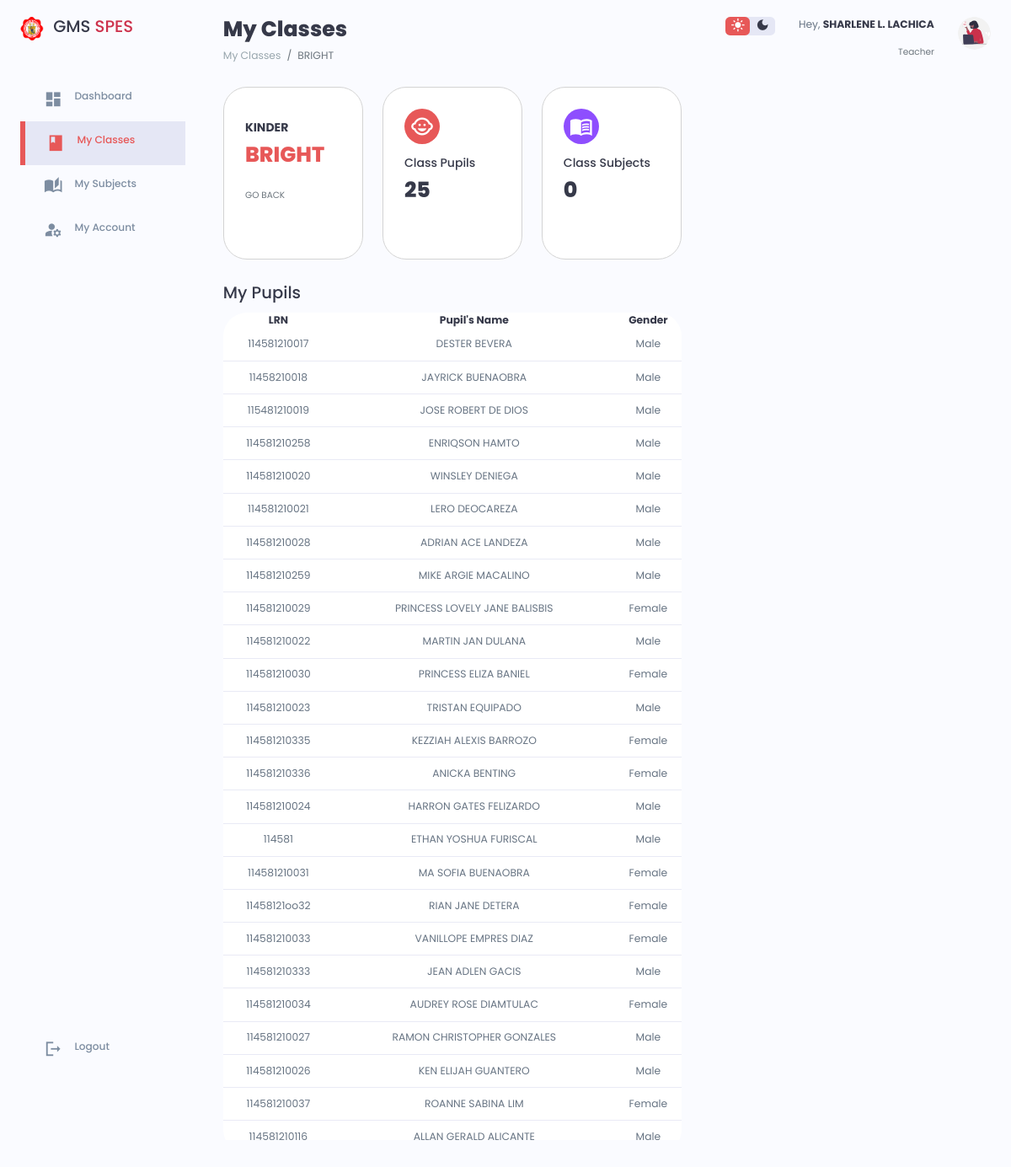
The app's page /teacher/view_section/view_class.php?section_id=13&summary_period=1st_grade (signed in) with its own data.
### tables this page shows
CREATE TABLE `section_tbl` (
  `id` int(255) NOT NULL,
  `gradelevel_id` int(255) DEFAULT NULL,
  `sectionname` varchar(255) DEFAULT NULL,
  `teacher_id` int(255) DEFAULT NULL,
  `is_view_enabled` varchar(255) NOT NULL DEFAULT 'No',
  `view_quarter1` varchar(255) NOT NULL DEFAULT 'No',
  `view_quarter2` varchar(255) NOT NULL DEFAULT 'No',
  `view_quarter3` varchar(255) NOT NULL DEFAULT 'No',
  `view_quarter4` varchar(255) NOT NULL DEFAULT 'No',
  `view_final` varchar(255) NOT NULL DEFAULT 'No',
  `sy` varchar(255) DEFAULT NULL
);

CREATE TABLE `gradelevel_tbl` (
  `id` int(255) NOT NULL,
  `grade` varchar(255) DEFAULT NULL
);

CREATE TABLE `enrollment_tbl` (
  `id` int(255) NOT NULL,
  `student_id` int(255) DEFAULT NULL,
  `schoolyear_id` int(255) DEFAULT NULL,
  `section_id` int(255) DEFAULT NULL,
  `dateofenroll` date DEFAULT NULL,
  `dateofexit` date DEFAULT NULL,
  `status` varchar(255) DEFAULT NULL
);

CREATE TABLE `student_tbl` (
  `id` int(255) NOT NULL,
  `psa` varchar(255) NOT NULL,
  `lrn` varchar(255) NOT NULL,
  `photo` varchar(255) DEFAULT NULL,
  `lastname` varchar(255) NOT NULL,
  `firstname` varchar(255) NOT NULL,
  `middlename` varchar(255) NOT NULL,
  `extension` varchar(255) NOT NULL,
  `birthday` varchar(255) NOT NULL,
  `age` int(255) NOT NULL,
  `sex` varchar(255) NOT NULL,
  `ethnicgroup` varchar(255) NOT NULL,
  `mothertongue` varchar(255) NOT NULL,
  `religion` varchar(255) NOT NULL,
  `modality` varchar(255) NOT NULL,
  `4Ps` varchar(50) DEFAULT NULL,
  `studenttype` varchar(255) NOT NULL,
  `street` varchar(255) DEFAULT NULL,
  `barangay` varchar(255) DEFAULT NULL,
  `municipality` varchar(255) DEFAULT NULL,
  `province` varchar(255) DEFAULT NULL,
  `region` varchar(255) DEFAULT NULL,
  `fname` varchar(255) DEFAULT NULL,
  `feducattain` varchar(255) DEFAULT NULL,
  `femploystatus` varchar(255) DEFAULT NULL,
  `fwfh` varchar(255) DEFAULT NULL,
  `fcontactno` varchar(255) DEFAULT NULL,
  `mname` varchar(255) DEFAULT NULL,
  `meducattain` varchar(255) DEFAULT NULL,
  `memploystatus` varchar(255) DEFAULT NULL,
  `mwfh` varchar(255) DEFAULT NULL,
  `mcontactno` varchar(255) DEFAULT NULL,
  `gname` varchar(255) DEFAULT NULL,
  `geducattain` varchar(255) DEFAULT NULL,
  `gemploystatus` varchar(255) DEFAULT NULL,
  `gwfh` varchar(255) DEFAULT NULL,
  `gcontactno` varchar(255) DEFAULT NULL,
  `grelationship` varchar(255) DEFAULT NULL,
  `optionlrn` varchar(255) DEFAULT NULL,
  `returning` varchar(255) DEFAULT NULL,
  `gradetoenroll` varchar(255) DEFAULT NULL,
  `lastgradecompleted` varchar(255) DEFAULT NULL,
  `lastschoolyearcompleted` varchar(255) DEFAULT NULL,
  `lastschoolattended` varchar(255) DEFAULT NULL,
  `schoolid` int(255) DEFAULT NULL,
  `schooladdress` varchar(255) DEFAULT NULL,
  `schooltype` varchar(255) DEFAULT NULL,
  `schooltoenroll` varchar(255) DEFAULT NULL,
  `schoolid2` int(255) DEFAULT NULL,
  `schooladdress2` varchar(255) DEFAULT NULL,
  `spedneeds` varchar(255) DEFAULT NULL,
  `specifyneeds` varchar(255) DEFAULT NULL,
  `specifyneeds2` varbinary(255) DEFAULT NULL,
  `assistivetech` varchar(255) DEFAULT NULL,
  `specifyassistivetech` varchar(255) DEFAULT NULL,
  `D1` varchar(255) DEFAULT NULL,
  `D2` varchar(255) DEFAULT NULL,
  `D3` varchar(255) DEFAULT NULL,
  `D4` varchar(255) DEFAULT NULL,
  `D5` varchar(255) DEFAULT NULL,
  `D6` varchar(255) DEFAULT NULL,
  `D7` varchar(255) DEFAULT NULL,
  `D8` varchar(255) DEFAULT NULL,
  `Remarks` varchar(255) DEFAULT NULL
);

CREATE TABLE `teacher` (
  `id` int(255) NOT NULL,
  `name` varchar(255) DEFAULT NULL,
  `contactno` varchar(255) DEFAULT NULL,
  `address` varchar(255) DEFAULT NULL,
  `gradetohandle` varchar(100) DEFAULT NULL
);

### teacher/view_section/view_class.php (the view, shortened to what this page needs)
<?php
if (isset($_SESSION['teacherID'])) {
  $teacher_id = $_SESSION['teacherID'];
} else {
  echo "<script>alert('Please relogin Again')</script>";
  echo header("Location: ../../login/login.php");
}
$section_id = $_GET['section_id'];
$con = connection();
$students_list = null;
$sql_enrollment = "SELECT * FROM enrollment_tbl WHERE section_id = '$section_id'";
$enrollment_res = $con->query($sql_enrollment) or die($con->error);
while ($enrollment_row = $enrollment_res->fetch_assoc()) {
  $students_list[] = $enrollment_row;
}
function getStudentData($pupil_id, $type)
{
  $con = connection();
  $sql = "SELECT * FROM `student_tbl` WHERE id = '$pupil_id'";
  $res = $con->query($sql) or die($con->error);
  $row = $res->fetch_assoc();
  if ($row > 0) {
    return $row[$type];
  }
}
function getGradeLevelID($section_id)
{
  $con = connection();
  $sql = "SELECT * FROM section_tbl WHERE id = '$section_id'";
  $res = $con->query($sql) or die($con->error);
  $row = $res->fetch_assoc();
  if ($row > 0) {
    return $row['gradelevel_id'];
  }
}
function getGradeLevel($grd_id)
{
  $con = connection();
  $sql = "SELECT * FROM gradelevel_tbl WHERE id = '$grd_id'";
  $res = $con->query($sql) or die($con->error);
  $row = $res->fetch_assoc();
  if ($row > 0) {
    return $row['grade'];
  }
}
function countSubject($section_id)
{
  $con = connection();
  $sql = "SELECT COUNT(`subject_id`) FROM subject_assigned_section_tbl WHERE section_id = '$section_id'";
  $res = $con->query($sql) or die($con->error);
  $row = $res->fetch_row()[0];
  if ($row > 0 && $row < 10) {
    $tmp = "0{$row}";
    return $tmp;
  } else {
    return $row;
  }
}
function countPupil($section_id)
{
  $con = connection();
  $sql = "SELECT COUNT(`student_id`) FROM enrollment_tbl WHERE section_id = '$section_id'";
  $res = $con->query($sql) or die($con->error);
  $row = $res->fetch_row()[0];
  if ($row > 0 && $row < 10) {
    $tmp = "0{$row}";
    return $tmp;
  } else {
    return $row;
  }
}
function getSectionName($section_id)
{
  $con = connection();
  $sql = "SELECT * FROM section_tbl WHERE id = '$section_id'";
  $res = $con->query($sql) or die($con->error);
  $row = $res->fetch_assoc();
  if ($row > 0) {
    return $row['sectionname'];
  }
}
include '../functions/save_subject_teacher.php';
$sql = "SELECT * FROM `teacher` WHERE `id` = '$teacher_id'";
$teacher_res = $con->query($sql) or die($con->error);
$teacher_row = $teacher_res->fetch_assoc();
?>
<!doctype html>
<html lang="en">
<head>
  <link href="https://cdn.jsdelivr.net/npm/bootstrap@5.2.2/dist/css/bootstrap.min.css" rel="stylesheet">
  <link rel="stylesheet" href="../../css/res-sidenav/respons-side.css">
  <link rel="stylesheet" href="../../css/teacher/teacher.css">
  <link rel="stylesheet" href="../../css/table/table.css">
</head>
<body>
  <div class="main-container">
    <aside>
      <div class="top">
        <div class="logo">
          <img src="../../img/logo/speslogo.png" alt="">
          <h2>GMS <span class="variant">SPES</span></h2>
        </div>
      </div>
      <div class="sidebar">
        <a href="../main_page/dashboard.php">
          <span class="material-icons-sharp">dashboard</span>
          <h3>Dashboard</h3>
        </a>
        <a href="../main_page/myclasses.php" class="active">
          <span class="material-icons-sharp">class</span>
          <h3>My Classes</h3>
        </a>
        <a href="../main_page/mysubjects.php">
          <span class="material-icons-sharp">auto_stories</span>
          <h3>My Subjects</h3>
        </a>
        <a href="../main_page/mysettings.php">
          <span class="material-icons-sharp">manage_accounts</span>
          <h3>My Account</h3>
        </a>
        <form action="../functions/logout.php" method="POST">
          <button type="submit" name="btn-logout">
            <a>
              <span class="material-icons-sharp">logout</span>
              <h3>Logout</h3>
            </a>
          </button>
        </form>
      </div>
    </aside>
    <main>
      <h1>My Classes</h1>
      <nav aria-label="breadcrumb">
        <ol class="breadcrumb">
          <li class="breadcrumb-item"><a href="../main_page/myclasses.php">My Classes</a></li>
          <li class="breadcrumb-item active" aria-current="page"><?php echo getSectionName($section_id) ?></li>
        </ol>
      </nav>
      <div class="insights">
        <div class="class">
          <h3><b><?php echo getGradeLevel(getGradeLevelID($section_id)); ?></b></h3>
          <div class="middle">
            <div class="left">
              <h1 style="color: var(--color-primary);"><?php echo getSectionName($section_id) ?></h1>
            </div>
          </div>
          <a href="../main_page/myclasses.php">
            <small class="text-muted">GO BACK</small>
          </a>
        </div>
        <div class="pupil">
          <span class="material-icons-sharp">child_care</span>
          <div class="middle">
            <div class="left">
              <h3>Class Pupils</h3>
              <h1><?php echo countPupil($section_id) ?></h1>
            </div>
          </div>
          <small class="text-muted">
            <form action="../functions/view/set_view_status.php" method="POST">
              <button type="button" class="btn" data-bs-toggle="modal" data-bs-target="#viewGrades">
              </button>
            </form>
          </small>
        </div>
        <div class="subject">
          <span class="material-icons-sharp">menu_book</span>
          <div class="middle">
            <div class="left">
              <h3>Class Subjects</h3>
              <h1><?php echo countSubject($section_id) ?></h1>
            </div>
          </div>
        </div>
      </div>
      <div class="class-table">
        <h2>My Pupils</h2>
        <table class="table-responsive">
          <thead>
            <tr>
              <th>LRN</th>
              <th>Pupil's Name</th>
              <th>Gender</th>
            </tr>
          </thead>
          <tbody>
            <?php if ($students_list > 0) {
              foreach ($students_list as $student) : ?>
                <tr>
                  <td hidden> <?php echo getStudentData($student['student_id'], 'id'); ?></td>
                  <td><?php echo getStudentData($student['student_id'], 'lrn'); ?></td>
                  <?php
                  $full_name = getStudentData($student['student_id'], 'firstname') . ' ' . getStudentData($student['student_id'], 'lastname');
                  ?>
                  <td><?php echo $full_name; ?></td>
                  <td class=""><?php echo getStudentData($student['student_id'], 'sex'); ?></td>
            <?php endforeach; ?>
          <?php } else {
              echo "<tr> <td></td><td>No students on this class yet.</td> </tr>";
            } ?>
          </tbody>
        </table>
      </div>
    </main>
    <div class="right">
      <div class="top">
        <div class="theme-toggler">
          <span class="material-icons-sharp active">light_mode</span>
          <span class="material-icons-sharp">dark_mode</span>
        </div>
        <div class="profile">
          <div class="info">
            <p>Hey, <b><?php echo $teacher_row['name'] ?></b></p>
            <small class="text-muted">Teacher</small>
          </div>
          <div class="profile-photo">
            <img src="../../img/assets/teacher/teacher-logo.svg" alt="">
          </div>
        </div>
      </div>
    </div>
  </div>
  <div class="position-fixed bottom-0 end-0 p-3" style="z-index: 11">
  </div>
</body>
</html>

### css/res-sidenav/respons-side.css (style rules this page uses)
:root { --color-variant: #CD324C; --color-primary: #E75858; --color-secondary: #F85858; --color-tertiary: #F9809B; --color-purple: #8E4EFE; --color-text-primary: #212529; --color-text-secondary: #707070; --color-white: #FFFFFF; --color-info-dark: #7D8DA1; --color-info-light: #DCE1EB; --color-dark-variant: #677483; --color-primary-variant: #111E88; --color-dash-color: #98A6AD; --color-background: #FAFBFF; --color-dark: #363949; --color-light: rgba(132, 139, 200, 0.18); --box-shadow: 0 2rem 3rem var(--color-light); --card-padding: 1.8rem; --padding-1: 1.2rem; --card-border-radius: 2rem; --border-radius-1: 0.4rem; --border-radius-2: 0.8rem; --border-radius-3: 1.2rem; --color-success:#41F1B6; --color-danger: #FF7782; --color-warning: #FFBB55; }
* { margin: 0; padding: 0; outline: 0; appearance: none; border: 0; text-decoration: none; list-style: none; box-sizing: border-box; }
html { font-size: 14px; }
body { width: 100vw; height: 100vh; font-family: "Poppins", sans-serif; font-size: 0.88rem; background: var(--color-background); user-select: none; overflow-x: hidden; color: var(--color-dark); }
.main-container { display: grid; width: 96%; margin: 0 auto; gap: 1.8rem; grid-template-columns: 14rem auto 23rem; }
a { color: var(--color-dash-color); text-decoration: none; }
img { display: block; width: 100%; }
h1 { font-weight: 800; font-size: 1.8rem; }
h2 { font-size: 1.4rem; }
h3 { font-size: 0.87rem; }
small { font-size: 0.75rem; }
.profile-photo { width: 2.8rem; height: 2.8rem; border-radius: 50%; overflow: hidden; }
.text-muted { color: var(--color-info-light); }
p { color: var(--color-dark-variant); }
b { color: var(--color-dark); }
.variant { color: var(--color-variant); }
aside { height: 100vh; }
aside .top { display: flex; align-items: center; justify-content: space-between; margin-top: 1.4rem; }
aside .logo { display: flex; gap: 0.8rem;; }
aside .logo img { width: 2rem; height: 2rem; }
aside .sidebar { display: flex; flex-direction: column; height: 86vh; position: relative; top: 3rem; }
aside h3 { font-weight: 500; }
aside .sidebar a { display: flex; color: var(--color-info-dark); margin-left: 2rem; gap: 1rem; align-items: center; position: relative; height: 3.7rem; transition: all 300ms ease; }
.sidebar button a span, .sidebar button a h3 { color: var(--color-info-dark); }
aside .sidebar a span { font-size: 1.6rem; transition: all 300ms ease; }
aside .sidebar a:last-child { position: absolute; bottom: 2rem; width: 100%; }
aside .sidebar a.active { background: var(--color-light); color: var(--color-primary); margin-left: 0; }
aside .sidebar a.active:before { content: ""; width: 6px; height: 100%; background: var(--color-primary); }
aside .sidebar a.active span { color: var(--color-primary); margin-left: calc(1rem - 3px); }

### css/table/table.css (style rules this page uses)
:root { --color-variant: #CD324C; --color-primary: #E75858; --color-secondary: #F85858; --color-tertiary: #F9809B; --color-purple: #8E4EFE; --color-text-primary: #212529; --color-text-secondary: #707070; --color-white: #FFFFFF; --color-info-dark: #7D8DA1; --color-info-light: #DCE1EB; --color-dark-variant: #677483; --color-primary-variant: #111E88; --color-dash-color: #98A6AD; --color-background: #FAFBFF; --color-dark: #363949; --color-light: rgba(132, 139, 200, 0.18); --box-shadow: 0 2rem 3rem var(--color-light); --card-padding: 1.8rem; --padding-1: 1.2rem; --card-border-radius: 2rem; --border-radius-1: 0.4rem; --border-radius-2: 0.8rem; --border-radius-3: 1.2rem; --color-success:#41F1B6; --color-danger: #FF7782; --color-warning: #FFBB55; }
main .class-table { margin-top: 2rem; }
main .class-table h2 { margin-bottom: 0.8rem; }
main .class-table table { background: var(--color-white); width: 100%; border-radius: var(--card-border-radius); padding: var(--card-padding); text-align: center; transform: all 300ms ease; }
main table tbody td { height: 2.8rem; border-bottom: 1px solid var(--color-light); color: var(--color-dark-variant); }
main table tbody tr:last-child td { border: none; }

### records on screen
section_tbl: sectionname "BRIGHT", gradelevel.grade "KINDER"
enrollment_tbl: student.lrn "114581210017", student.lastname "DESTER BEVERA", student.sex "Male"
enrollment_tbl: student.lrn "11458210018", student.lastname "JAYRICK BUENAOBRA", student.sex "Male"
enrollment_tbl: student.lrn "115481210019", student.lastname "JOSE ROBERT DE DIOS", student.sex "Male"
enrollment_tbl: student.lrn "114581210258", student.lastname "ENRIQSON HAMTO", student.sex "Male"
enrollment_tbl: student.lrn "114581210020", student.lastname "WINSLEY DENIEGA", student.sex "Male"
enrollment_tbl: student.lrn "114581210021", student.lastname "LERO DEOCAREZA", student.sex "Male"
enrollment_tbl: student.lrn "114581210028", student.lastname "ADRIAN ACE LANDEZA", student.sex "Male"
enrollment_tbl: student.lrn "114581210259", student.lastname "MIKE ARGIE MACALINO", student.sex "Male"
enrollment_tbl: student.lrn "114581210029", student.lastname "PRINCESS LOVELY JANE BALISBIS", student.sex "Female"
enrollment_tbl: student.lrn "114581210022", student.lastname "MARTIN JAN DULANA", student.sex "Male"
enrollment_tbl: student.lrn "114581210030", student.lastname "PRINCESS ELIZA BANIEL", student.sex "Female"
enrollment_tbl: student.lrn "114581210023", student.lastname "TRISTAN EQUIPADO", student.sex "Male"
enrollment_tbl: student.lrn "114581210335", student.lastname "KEZZIAH ALEXIS BARROZO", student.sex "Female"
enrollment_tbl: student.lrn "114581210336", student.lastname "ANICKA BENTING", student.sex "Female"
enrollment_tbl: student.lrn "114581210024", student.lastname "HARRON GATES FELIZARDO", student.sex "Male"
enrollment_tbl: student.lrn "114581", student.lastname "ETHAN YOSHUA FURISCAL", student.sex "Male"
enrollment_tbl: student.lrn "114581210031", student.lastname "MA SOFIA BUENAOBRA", student.sex "Female"
enrollment_tbl: student.lrn "11458121oo32", student.lastname "RIAN JANE DETERA", student.sex "Female"
enrollment_tbl: student.lrn "114581210033", student.lastname "VANILLOPE EMPRES DIAZ", student.sex "Female"
enrollment_tbl: student.lrn "114581210333", student.lastname "JEAN ADLEN GACIS", student.sex "Male"
enrollment_tbl: student.lrn "114581210034", student.lastname "AUDREY ROSE DIAMTULAC", student.sex "Female"
enrollment_tbl: student.lrn "114581210027", student.lastname "RAMON CHRISTOPHER GONZALES", student.sex "Male"
enrollment_tbl: student.lrn "114581210026", student.lastname "KEN ELIJAH GUANTERO", student.sex "Male"
enrollment_tbl: student.lrn "114581210037", student.lastname "ROANNE SABINA LIM", student.sex "Female"
enrollment_tbl: student.lrn "114581210116", student.lastname "ALLAN GERALD ALICANTE", student.sex "Male"
teacher: name "SHARLENE L. LACHICA"

### other values on screen
countPupil($section_id) "25"
countSubject($section_id) "0"
